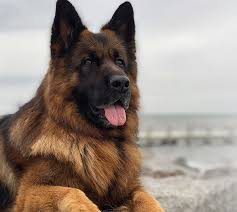
#> input picture dog.jpg, 237 x 212 px
$ python openvc1.py
#> lines starting #> are read from the running program, lines starting #| are printed output that depends on the picture
import cv2

import random

sizes = [(80,80),(160,160),(320,320)]
pick = random.choice(sizes)

image = cv2.imread("dog.jpg")
#> image is the input picture: shape (212, 237, 3); mean B, G, R 131, 140.1, 153

resize = cv2.resize(image,pick)
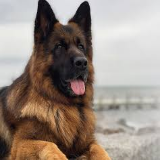
#> resize: shape (160, 160, 3); mean B, G, R 130.9, 140, 152.9
cv2.namedWindow("dog.jpg",cv2.WINDOW_NORMAL)
cv2.resizeWindow("dog.jpg",80 ,80)
cv2.imshow("dog.jpg",image)
cv2.waitKey(0)
cv2.destroyAllWindows()
print("Original Dimensions:",image.shape)
#| Original Dimensions: (212, 237, 3)
print("New dimensions:",resize.shape)
#| New dimensions: (160, 160, 3)

$ run again, with picture.jpg copied over dog.jpg
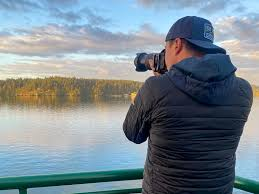
#> input picture picture.jpg, 259 x 194 px
#> image is the input picture: shape (194, 259, 3); mean B, G, R 143.6, 134.5, 120.4
#> `resize = cv2.resize(image,pick)`:
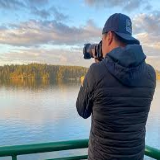
#> resize: shape (160, 160, 3); mean B, G, R 143.5, 134.4, 120.3
#| Original Dimensions: (194, 259, 3)
#| New dimensions: (160, 160, 3)
